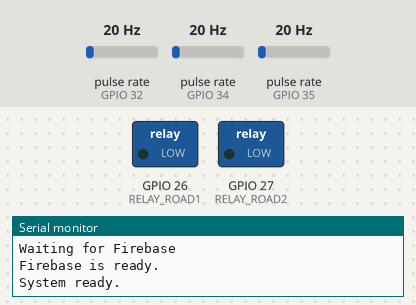
A sketch run on a simulated ESP32. Shown: switched loads named in the sketch (green lamp = pin HIGH), the last lines printed to the serial monitor. Wiring (inferred from the names in the program): 3 × pulse sensor: data GPIO 32 / data GPIO 34 / data GPIO 35. Inputs (shaded band) come from the test bench; at power-on: pulse rate (sensors on GPIO 32, GPIO 34, GPIO 35) 20 Hz. WiFi joins after 1.5 s; servers stay silent unless stated; the Firebase database answers and starts empty.

Above: at 3.2 s.
3.3 s: pulse rate (sensor on GPIO 32) set to 17 Hz
6.3 s: pulse rate (sensor on GPIO 32) set to 13 Hz
At 8.2 s:
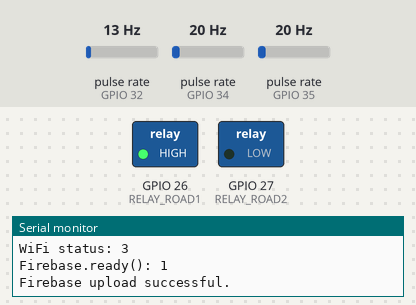
8.5 s: pulse rate (sensor on GPIO 32) set to 32 Hz
11.5 s: pulse rate (sensor on GPIO 32) set to 36 Hz
At 13.2 s:
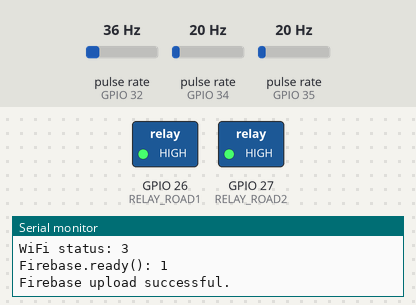
Timing chart, 0 to 14.5 s (numbered marks = the images above; inputs shaded):
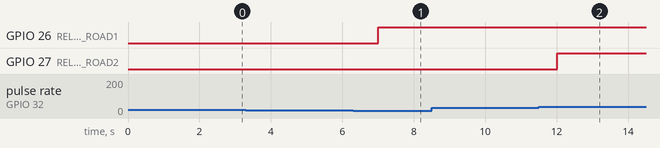

Measured:
- the behaviour switches between 16 and 15 Hz on pulse rate (sensor on GPIO 32) (found by bisection; images 0 and 1)
- the behaviour switches between 34 and 35 Hz on pulse rate (sensor on GPIO 32) (found by bisection; images 1 and 2)

The sketch:

ArduinoCode_WaterLeakage.ino
```cpp
/* =========================================================
 *          WaterShield - Smart Leak Detection System
 *          ESP32 + 3 Flow Sensors + 2 Relays + Firebase RTDB
 *          VTU Major Project
 * =========================================================
 *
 * Architecture:
 *   - Main flow sensor measures total incoming flow
 *   - Road1 / Road2 flow sensors measure branch flow
 *   - Difference/threshold logic detects leaks per branch
 *   - Relays auto-close the leaking branch's valve
 *   - Firebase RTDB used for live monitoring + manual override
 *
 * Firebase RTDB structure:
 *   WaterShield/
 *     MainFlow/  { FlowRate, TotalLitres, Status }
 *     Road1/     { FlowRate, ValveStatus, LeakStatus, TotalLitres }
 *     Road2/     { FlowRate, ValveStatus, LeakStatus, TotalLitres }
 *     System/    { Pump, WiFi, Timestamp, DeviceStatus }
 * ========================================================= */

#include <WiFi.h>
#include <Firebase_ESP_Client.h>
#include "addons/TokenHelper.h"
#include "addons/RTDBHelper.h"

// ---------------- WiFi Credentials ----------------
#define WIFI_SSID "Airtel_savi_7995"
#define WIFI_PASSWORD "air82635"

// ---------------- Firebase Credentials ----------------
#define API_KEY "Enter_ your_ details"
#define DATABASE_URL  "Enter_ your_ details"

// ---------------- Firebase Objects ----------------
FirebaseData fbdo;
FirebaseAuth auth;
FirebaseConfig config;

// ---------------- Pin Definitions ----------------
#define MAIN_FLOW_SENSOR  34
#define ROAD1_FLOW_SENSOR 35
#define ROAD2_FLOW_SENSOR 32
#define RELAY_ROAD1       26
#define RELAY_ROAD2       27

// ---------------- Pulse Counters (ISR variables) ----------------
volatile int pulseMain  = 0;
volatile int pulseRoad1 = 0;
volatile int pulseRoad2 = 0;

// ---------------- Flow Rate Variables (L/min) ----------------
float mainFlowRate  = 0;
float road1FlowRate = 0;
float road2FlowRate = 0;

// ---------------- Total Consumption (Litres) ----------------
float totalMainLitres  = 0;
float totalRoad1Litres = 0;
float totalRoad2Litres = 0;

// ---------------- Leak & Valve Status ----------------
bool leakRoad1  = false;
bool leakRoad2  = false;
bool systemLeak = false;
bool valveRoad1 = true;   // true = OPEN, false = CLOSED
bool valveRoad2 = true;
float leakPercentThreshold = 0.15;   // 15% mismatch tolerance
int leakConfirmCount = 3;             // must persist 3 cycles before flagging
int road1LeakCounter = 0;
int road2LeakCounter = 0;
int systemLeakCounter = 0;

// ---------------- Manual Override Flags ----------------
bool manualOverrideRoad1 = false;
bool manualOverrideRoad2 = false;

// ---------------- Timing ----------------
unsigned long previousMillis = 0;
const long interval = 1000;   // 1 second calculation/upload cycle

// ---------------- Calibration ----------------
float calibrationFactor = 7.5;   // pulses per litre (YF-S201 type sensors)


// ---------------- WiFi Reconnect Tracking ----------------
unsigned long lastWiFiCheck = 0;
const long wifiCheckInterval = 5000;

// ---------------- Function Prototypes ----------------
void IRAM_ATTR mainFlowCounter();
void IRAM_ATTR road1FlowCounter();
void IRAM_ATTR road2FlowCounter();
void calculateFlow();
void checkLeakage();
void openRoad1();
void closeRoad1();
void openRoad2();
void closeRoad2();
void uploadFirebase();
void checkManualOverride();
void printFlowData();
void connectWiFi();
void checkWiFiConnection();
void firebaseInit();


// =========================================================
//                  INTERRUPT SERVICE ROUTINES
// =========================================================

void IRAM_ATTR mainFlowCounter()
{
  pulseMain++;
}

void IRAM_ATTR road1FlowCounter()
{
  pulseRoad1++;
}

void IRAM_ATTR road2FlowCounter()
{
  pulseRoad2++;
}


// =========================================================
//                  FLOW RATE CALCULATION
// =========================================================

void calculateFlow()
{
  noInterrupts();
  int pulseMainCopy  = pulseMain;
  int pulseRoad1Copy = pulseRoad1;
  int pulseRoad2Copy = pulseRoad2;
  pulseMain  = 0;
  pulseRoad1 = 0;
  pulseRoad2 = 0;
  interrupts();

  mainFlowRate  = (float)pulseMainCopy  / calibrationFactor;
  road1FlowRate = (float)pulseRoad1Copy / calibrationFactor;
  road2FlowRate = (float)pulseRoad2Copy / calibrationFactor;

  // Noise filtering
  if (mainFlowRate  < 0.05) mainFlowRate  = 0;
  if (road1FlowRate < 0.05) road1FlowRate = 0;
  if (road2FlowRate < 0.05) road2FlowRate = 0;

  totalMainLitres  += mainFlowRate  / 60.0;
  totalRoad1Litres += road1FlowRate / 60.0;
  totalRoad2Litres += road2FlowRate / 60.0;
}


// =========================================================
//                  DEBUG / TESTING OUTPUT
// =========================================================

void printFlowData()
{
  Serial.println("--------------------------------------------------");
  Serial.print("Main  Flow : "); Serial.print(mainFlowRate, 2);  Serial.println(" L/min");
  Serial.print("Road1 Flow : "); Serial.print(road1FlowRate, 2); Serial.println(" L/min");
  Serial.print("Road2 Flow : "); Serial.print(road2FlowRate, 2); Serial.println(" L/min");
  Serial.println();
  Serial.print("Total Main  : "); Serial.print(totalMainLitres, 3);  Serial.println(" L");
  Serial.print("Total Road1 : "); Serial.print(totalRoad1Litres, 3); Serial.println(" L");
  Serial.print("Total Road2 : "); Serial.print(totalRoad2Litres, 3); Serial.println(" L");
  Serial.print("Leak Road1  : "); Serial.println(leakRoad1 ? "YES" : "no");
  Serial.print("Leak Road2  : "); Serial.println(leakRoad2 ? "YES" : "no");
  Serial.print("System Leak : "); Serial.println(systemLeak ? "YES" : "no");
  Serial.println("--------------------------------------------------");
}


// =========================================================
//                  RELAY / VALVE CONTROL
// =========================================================
// Active-LOW relay assumption: LOW = valve OPEN, HIGH = valve CLOSED.
// Swap LOW/HIGH below if your relay board is active-HIGH.

void openRoad1()
{
  digitalWrite(RELAY_ROAD1, LOW);
  valveRoad1 = true;
  Serial.println("Road1 Valve -> OPEN");
}

void closeRoad1()
{
  digitalWrite(RELAY_ROAD1, HIGH);
  valveRoad1 = false;
  Serial.println("Road1 Valve -> CLOSED");
}

void openRoad2()
{
  digitalWrite(RELAY_ROAD2, LOW);
  valveRoad2 = true;
  Serial.println("Road2 Valve -> OPEN");
}

void closeRoad2()
{
  digitalWrite(RELAY_ROAD2, HIGH);
  valveRoad2 = false;
  Serial.println("Road2 Valve -> CLOSED");
}


// =========================================================
//            THRESHOLD-BASED LEAK DETECTION
//            + AUTOMATIC VALVE CONTROL
// =========================================================

void checkLeakage()
{
  float expectedFlow = road1FlowRate + road2FlowRate;
  float difference    = mainFlowRate - expectedFlow;

  bool road1Suspect  = false;
  bool road2Suspect  = false;
  bool systemSuspect = false;

  // Percentage-based system check (only evaluated when there's real flow)
  if (mainFlowRate > 1.0)
  {
    float percentDiff = abs(difference) / mainFlowRate;
    if (percentDiff > leakPercentThreshold) systemSuspect = true;

    float roadDiff = road1FlowRate - road2FlowRate;
    float avgRoad = (road1FlowRate + road2FlowRate) / 2.0;
    if (avgRoad > 0.5)
    {
      float roadPercentDiff = roadDiff / avgRoad;
      if (roadPercentDiff > leakPercentThreshold) road1Suspect = true;
      else if (-roadPercentDiff > leakPercentThreshold) road2Suspect = true;
    }
  }

  // Closed-valve sanity check (unchanged, still instant — this one SHOULD be immediate)
  if (!valveRoad1 && road1FlowRate > 0.3) road1Suspect = true;
  if (!valveRoad2 && road2FlowRate > 0.3) road2Suspect = true;

  // Debounce counters
  road1LeakCounter  = road1Suspect  ? road1LeakCounter + 1  : 0;
  road2LeakCounter  = road2Suspect  ? road2LeakCounter + 1  : 0;
  systemLeakCounter = systemSuspect ? systemLeakCounter + 1 : 0;

  leakRoad1  = (road1LeakCounter  >= leakConfirmCount);
  leakRoad2  = (road2LeakCounter  >= leakConfirmCount);
  systemLeak = (systemLeakCounter >= leakConfirmCount);

  // Automatic valve control (unchanged)
  if (leakRoad1 && valveRoad1) closeRoad1();
  else if (!leakRoad1 && !valveRoad1 && !manualOverrideRoad1) openRoad1();

  if (leakRoad2 && valveRoad2) closeRoad2();
  else if (!leakRoad2 && !valveRoad2 && !manualOverrideRoad2) openRoad2();
}

// =========================================================
//                  WIFI CONNECT / RECONNECT
// =========================================================

void connectWiFi()
{
  WiFi.begin(WIFI_SSID, WIFI_PASSWORD);
  Serial.print("Connecting to WiFi");

  int attempts = 0;
  while (WiFi.status() != WL_CONNECTED && attempts < 40)
  {
    delay(500);
    Serial.print(".");
    attempts++;
  }

  if (WiFi.status() == WL_CONNECTED)
  {
    Serial.println();
    Serial.print("WiFi connected. IP: ");
    Serial.println(WiFi.localIP());
  }
  else
  {
    Serial.println();
    Serial.println("WiFi connection FAILED (will retry in loop).");
  }
}

void checkWiFiConnection()
{
  if (millis() - lastWiFiCheck >= wifiCheckInterval)
  {
    lastWiFiCheck = millis();
    if (WiFi.status() != WL_CONNECTED)
    {
      Serial.println("WiFi lost. Reconnecting...");
      WiFi.disconnect();
      WiFi.begin(WIFI_SSID, WIFI_PASSWORD);
    }
  }
}


// =========================================================
//                  FIREBASE INITIALIZATION
// =========================================================

void firebaseInit()
{
  config.api_key = API_KEY;
  config.database_url = DATABASE_URL;
  config.token_status_callback = tokenStatusCallback;

  // ---- Anonymous sign-in (required even for "open" rules) ----
  if (Firebase.signUp(&config, &auth, "", ""))
  {
    Serial.println("Firebase anonymous sign-up successful.");
  }
  else
  {
    Serial.print("Firebase sign-up FAILED: ");
    Serial.println(config.signer.signupError.message.c_str());
  }

  Firebase.begin(&config, &auth);
  Firebase.reconnectWiFi(true);

  Serial.print("Waiting for Firebase");
  unsigned long startWait = millis();
  while (!Firebase.ready() && (millis() - startWait < 10000))
  {
    Serial.print(".");
    delay(200);
  }

  if (Firebase.ready())
  {
    Serial.println("\nFirebase is ready.");
  }
  else
  {
    Serial.println("\nFirebase NOT ready after timeout — will keep retrying in loop().");
  }
}

// =========================================================
//                  FIREBASE STATUS UPLOAD
// =========================================================

void uploadFirebase()
{

  if (WiFi.status() != WL_CONNECTED)
  {
    Serial.println("Upload skipped: WiFi not connected.");
    return;
  }
  Serial.print("WiFi status: "); Serial.println(WiFi.status());
  Serial.print("Firebase.ready(): "); Serial.println(Firebase.ready());
  if (!Firebase.ready())
  {
    Serial.println("Upload skipped: Firebase not ready.");
    return;
  }

  FirebaseJson json;

  json.set("MainFlow/FlowRate", mainFlowRate);
  json.set("MainFlow/TotalLitres", totalMainLitres);
  json.set("MainFlow/Status", systemLeak ? "LEAK DETECTED" : "NORMAL");

  json.set("Road1/FlowRate", road1FlowRate);
  json.set("Road1/TotalLitres", totalRoad1Litres);
  json.set("Road1/ValveStatus", valveRoad1 ? "OPEN" : "CLOSED");
  json.set("Road1/LeakStatus", leakRoad1 ? "LEAK" : "OK");

  json.set("Road2/FlowRate", road2FlowRate);
  json.set("Road2/TotalLitres", totalRoad2Litres);
  json.set("Road2/ValveStatus", valveRoad2 ? "OPEN" : "CLOSED");
  json.set("Road2/LeakStatus", leakRoad2 ? "LEAK" : "OK");

  json.set("System/Pump", "ON");
  json.set("System/WiFi", WiFi.status() == WL_CONNECTED ? "CONNECTED" : "DISCONNECTED");
  json.set("System/Timestamp", (double)millis());
  json.set("System/DeviceStatus", "ONLINE");

  if (Firebase.RTDB.updateNode(&fbdo, "/WaterShield", &json))
  {
    Serial.println("Firebase upload successful.");
  }
  else
  {
    Serial.print("Firebase upload FAILED: ");
    Serial.println(fbdo.errorReason());
  }
}


// =========================================================
//            MANUAL VALVE OVERRIDE (from Firebase)
// =========================================================

void checkManualOverride()
{
  if (WiFi.status() != WL_CONNECTED || !Firebase.ready()) return;

  // ---- Road1 override ----
  if (Firebase.RTDB.getString(&fbdo, "/WaterShield/Road1/ValveStatus"))
  {
    String cmd = fbdo.stringData();
    if (cmd == "CLOSED" && valveRoad1)
    {
      closeRoad1();
      manualOverrideRoad1 = true;
    }
    else if (cmd == "OPEN" && !valveRoad1 && !leakRoad1)
    {
      openRoad1();
      manualOverrideRoad1 = false;
    }
  }
  else
  {
    Serial.print("Road1 override read failed: ");
    Serial.println(fbdo.errorReason());
  }

  // ---- Road2 override ----
  if (Firebase.RTDB.getString(&fbdo, "/WaterShield/Road2/ValveStatus"))
  {
    String cmd = fbdo.stringData();
    if (cmd == "CLOSED" && valveRoad2)
    {
      closeRoad2();
      manualOverrideRoad2 = true;
    }
    else if (cmd == "OPEN" && !valveRoad2 && !leakRoad2)
    {
      openRoad2();
      manualOverrideRoad2 = false;
    }
  }
  else
  {
    Serial.print("Road2 override read failed: ");
    Serial.println(fbdo.errorReason());
  }
}


// =========================================================
//                       setup()
// =========================================================

void setup()
{
  Serial.begin(115200);
  delay(500);
  Serial.println("\n=== WaterShield Leak Detection System ===");

  pinMode(MAIN_FLOW_SENSOR, INPUT_PULLUP);
  pinMode(ROAD1_FLOW_SENSOR, INPUT_PULLUP);
  pinMode(ROAD2_FLOW_SENSOR, INPUT_PULLUP);

  pinMode(RELAY_ROAD1, OUTPUT);
  pinMode(RELAY_ROAD2, OUTPUT);

  // Relay protection: force both valves to a known OPEN state at boot
  openRoad1();
  openRoad2();

  attachInterrupt(digitalPinToInterrupt(MAIN_FLOW_SENSOR), mainFlowCounter, FALLING);
  attachInterrupt(digitalPinToInterrupt(ROAD1_FLOW_SENSOR), road1FlowCounter, FALLING);
  attachInterrupt(digitalPinToInterrupt(ROAD2_FLOW_SENSOR), road2FlowCounter, FALLING);

  connectWiFi();
  firebaseInit();

  previousMillis = millis();
  Serial.println("System ready.\n");
}


// =========================================================
//                       loop()
// =========================================================

void loop()
{
  checkWiFiConnection();

  if (millis() - previousMillis >= interval)
  {
    previousMillis = millis();

    calculateFlow();
    checkLeakage();
    checkManualOverride();
    printFlowData();
    uploadFirebase();
  }
}
```
